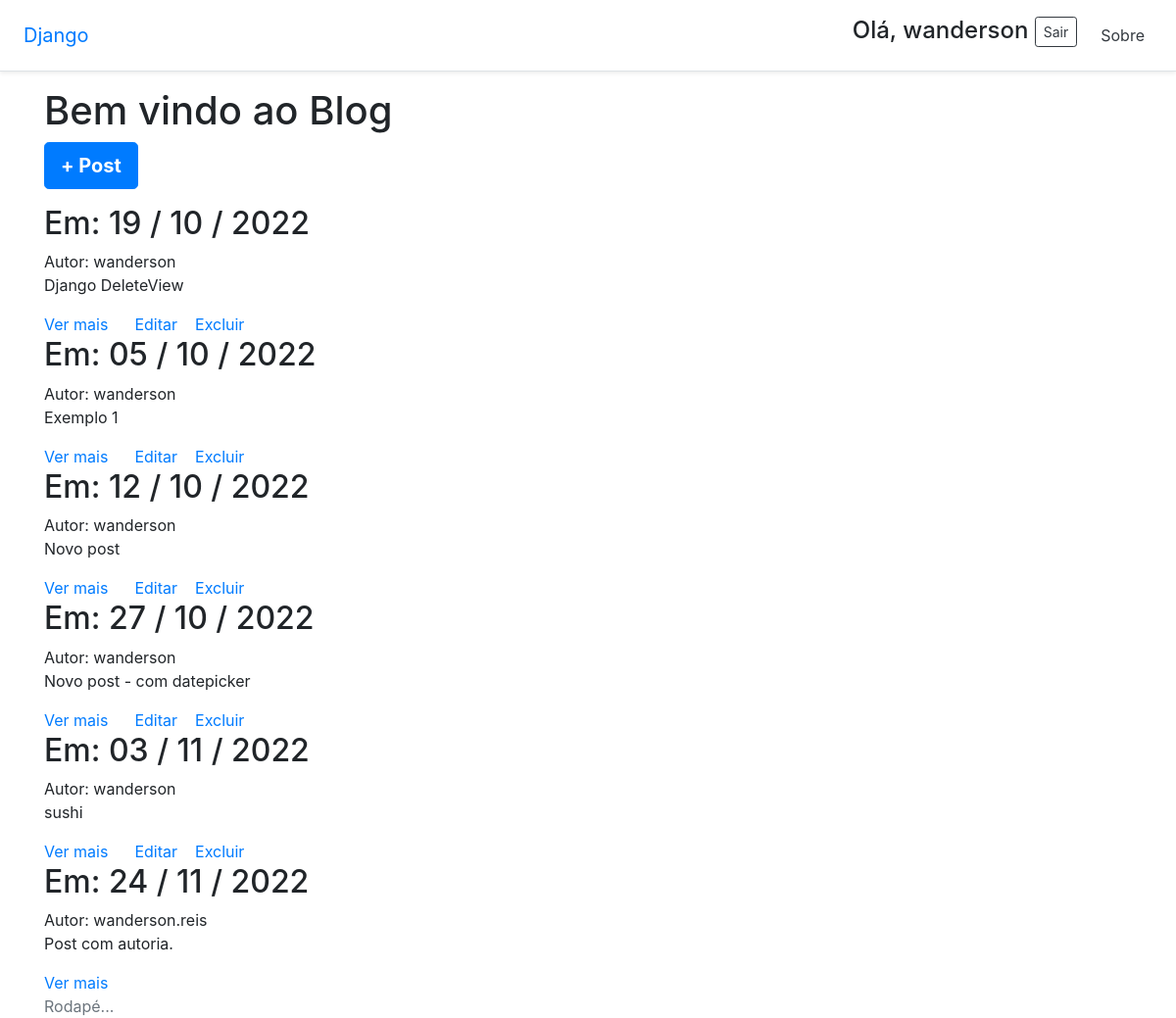
/ola-mundo/ (signed in), run on the app's committed database.
### blog/models.py (models this page shows)
class Post(models.Model):
    body_text = models.TextField('Texto Principal')
    pub_date = models.DateTimeField('Data Publicação')
    categoria = models.CharField(
        'Categoria',
        max_length=15,
        choices=[
        ('noticias', 'Notícias'),
        ('como_fazer', 'Como Fazer'),
        ('review', 'Review'),
        ],
        default=None,
        null=True
    )
    imagem = models.FileField(
        upload_to='images',
        default=None,
        null=True
    )
    autor = models.ForeignKey(
        get_user_model(),
        on_delete=models.DO_NOTHING, # ou models.CASCADE
    )

### blog/views.py (the view)
# urls.py: path('ola-mundo/', ola, name="ola"),
def ola(request):
	posts = Post.objects.all()
	return TemplateResponse(
			request,
			'posts_tpl.html',
			{'posts_list': posts }
		)

### templates/posts_tpl.html (shortened to what this page needs)
{% extends '_layout1.html' %}
{% block content %}
    <h1>Bem vindo ao Blog</h1>
    {% if user.is_authenticated %}
        <p>
            <a href="{% url 'post_add' %}" class="btn btn-lg btn-primary font-weight-bold">
            + Post
            </a>
        </p>
    {% endif %}
    {% for post in posts_list %}
    <article>
        <h2>Em: {{ post.pub_date|date:"d / m / Y" }}</h2>
        <span>Autor: {{ post.autor.username }}</span>
        <p>{{ post.body_text }}</p>
        <a href="{% url 'post_detail' pk=post.id %}">Ver mais</a>
        {% if post.autor == user %}
        <a href="{% url 'post_edit' pk=post.id %}" class="link-secondary">Editar</a>
        <a href="{% url 'post_delete' pk=post.id %}" class="link-secondary">Excluir</a>
        {% endif %}
    </article>
    {% endfor %}
{% endblock %}

### templates/_layout1.html (shortened to what this page needs)
{% extends '_base.html' %}
{% load static %}
{% block css %}
<link rel="stylesheet" href="https://stackpath.bootstrapcdn.com/bootstrap/4.4.1/css/bootstrap.min.css">
<link rel="stylesheet" href="{% static 'css/base.css' %}">
{% endblock %}
{% block header %}
<main role="main">
    <div class="d-flex flex-column flex-md-row align-items-center p-3 px-md-4 mb-3
    bg-white border-bottom shadow-sm">
        <h5 class="my-0 mr-md-auto font-weight-normal">
            <a href="{% url 'index' %}">Django</a>
        </h5>
        <nav class="my-2 my-md-0 mr-md-3">
            {% if user.is_authenticated %}
            <h4>
                Olá, {{ user.username }}
                <a href="{% url 'logout' %}" class="btn btn-sm btn-outline-dark">
                    Sair
                </a>
            </h4>
            {% endif %}
        </nav>
        <a class="p-2 text-dark" href="{% url 'ola' %}">Sobre</a>
    </div>
</main>
{% endblock %}
{% block main %}
<div class="container">
    {% block content %}{% endblock content %}
</div>
{% endblock %}
{% block footer %}
<footer class="footer">
    <div class="container">
        <span class="text-muted">Rodapé...</span>
    </div>
</footer>
{% endblock %}

### data on the page
Post: pub_date "19 / 10 / 2022", autor.username "wanderson", body_text "Django DeleteView", shows "Editar"
Post: pub_date "05 / 10 / 2022", autor.username "wanderson", body_text "Exemplo 1", shows "Editar"
Post: pub_date "12 / 10 / 2022", autor.username "wanderson", body_text "Novo post", shows "Editar"
Post: pub_date "27 / 10 / 2022", autor.username "wanderson", body_text "Novo post - com datepicker", shows "Editar"
Post: pub_date "03 / 11 / 2022", autor.username "wanderson", body_text "sushi", shows "Editar"
Post: pub_date "24 / 11 / 2022", autor.username "wanderson.reis", body_text "Post com autoria."

### other printed values
{{ user.username }} "wanderson"
